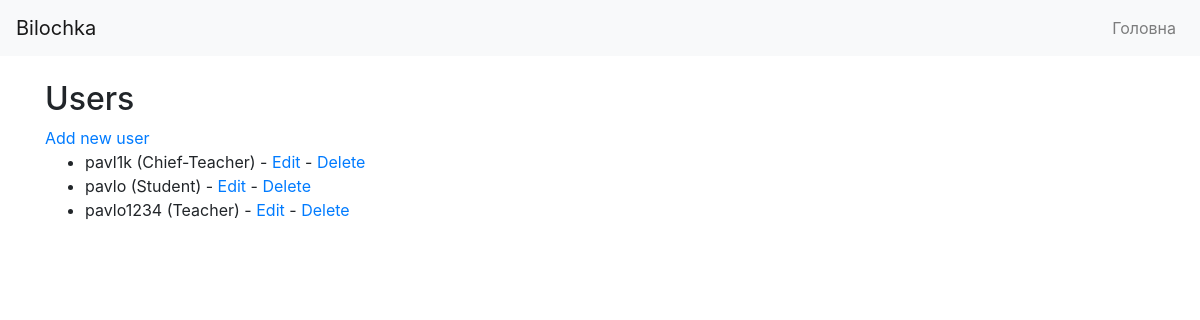
Page /users/ (signed in) on the committed database.
### main/models.py (models this page shows)
class User(AbstractUser):
    USER_TYPE_CHOICES = (
        (1, 'Teacher'),
        (2, 'Chief-Teacher'),
        (3, 'Student'),
    )
    user_type = models.PositiveSmallIntegerField(choices=USER_TYPE_CHOICES, default=3)
    objects = CustomUserManager()

### main/views.py (the view)
# urls.py: path('users/', views.user_list, name='user_list'),
@login_required
def user_list(request):
    users = User.objects.order_by('username')
    return render(request, 'main/user_list.html', {'users': users})

### templates/main/user_list.html
{% extends 'base.html' %}
{% block content %}
  <h2>Users</h2>
  <a href="{% url 'user_create' %}">Add new user</a>
  <ul>
    {% for user in users %}
      <li>
        {{ user.username }} ({{ user.get_user_type_display }}) - <a href="{% url 'user_update' user.pk %}">Edit</a> - <a href="{% url 'user_delete' user.pk %}">Delete</a>
      </li>
    {% endfor %}
  </ul>
{% endblock %}

### rows in the picture
User: username "pavl1k", user_type "Chief-Teacher"
User: username "pavlo", user_type "Student"
User: username "pavlo1234", user_type "Teacher"
